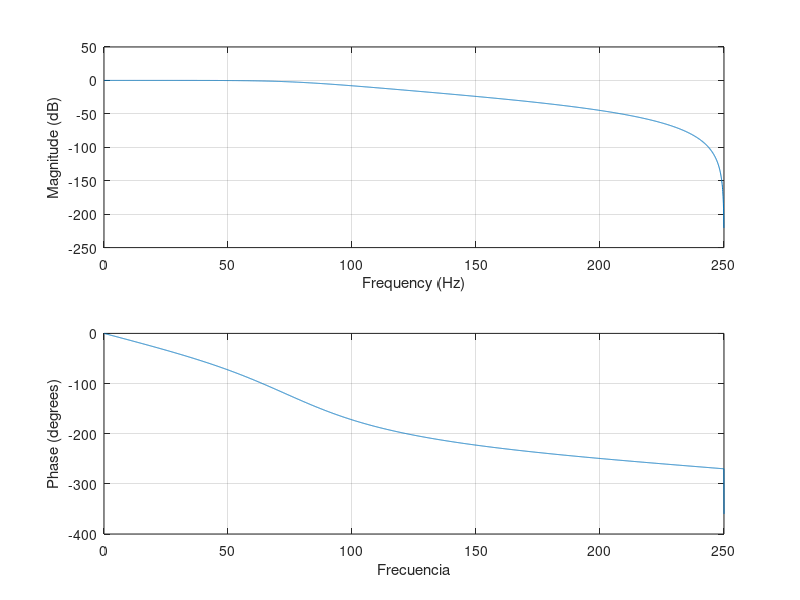
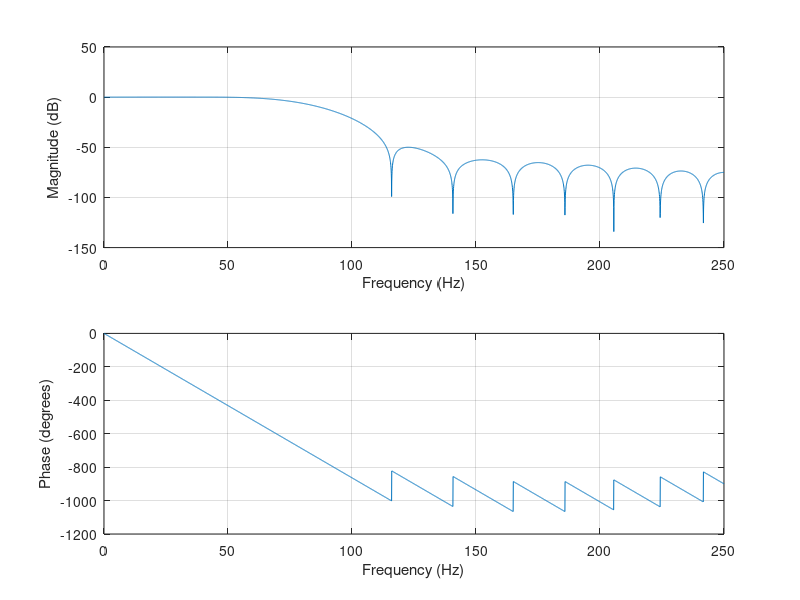

Write the MATLAB code that produced these figures, in order. (Note: this script raises an error after producing the figures.)
%% Filtro IIR
fs = 500;  % frecuencia de muestreo
fN = fs/2;  % frecuencia de Nyquist
[B, A] = butter(3, 80/fN);
figure('Color','w')
freqz(B,A,4096,fs)
xlabel('Frecuencia')
%% Filtro FIR
fs = 500;  % frecuencia de muestreo
fN = fs/2;  % frecuencia de Nyquist 
B = fir1(24, 80/fN); % orden 24
figure('Color','w')
freqz(B, 1, 4096, fs)
%% Filtro muesca (notch)
fs = 500;  % frecuencia de muestreo
fo = 50;   % frecuencia a sintonizar para eliminar
Q = 30;    % factor de calidad
fN = fs/2;  % frecuencia de Nyquist
bw = (fo/fN)/Q; % ancho de banda -3 dB del notch
[B, A] = iirnotch(fo/fN, bw);  % función de DSP System toolbox
figure('Color','w')
freqz(B,A,4096,fs)
% alternativamente con un filtro pasa-banda IIR Butterworth
[bfn,afn]=butter(2,[49 51]./fN,'stop');
figure('Color','w')
freqz(bfn,afn,4096,fs)
% alternativa con designNotchPeakIIR de DSP System toolbox
[Bn, An] = designNotchPeakIIR(Response = "notch", ...
    CenterFrequency = fo/fN, QualityFactor = Q,FilterOrder = 2);
figure('Color','w')
freqz(Bn,An,4096,fs)
%% Filtro peine (comb)
fs = 500;  % frecuencia de muestreo
fo = 50;   % frecuencia a sintonizar para eliminar
Q = 30;    % factor de calidad
bw = (fo/(fs/2))/Q; % ancho de banda -3 dB por notch
N = fs/fo;          % período del peine
[B,A] = iircomb(N,bw,'notch'); % función de DSP System toolbox
figure('Color','w')
freqz(B,A,4096,fs)
